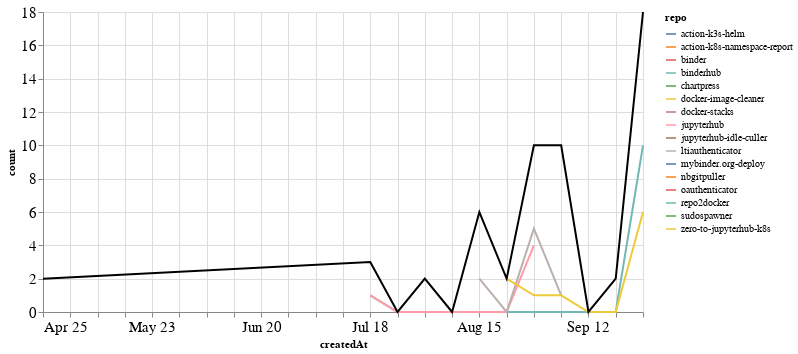

Notebook source saved alongside this figure:
### Markdown cell above
### PRs

### Code cell
prs_time = prs.groupby('repo').resample('W', on='createdAt').count()['author'].reset_index()
prs_time = prs_time.rename(columns={'author': 'count'})
prs_time_total = prs_time.groupby('createdAt').agg({"count": "sum"}).reset_index()

ch1 = alt.Chart(prs_time, width=600).mark_line().encode(
    x='createdAt',
    y='count',
    color='repo',
    tooltip="repo"
)

ch2 = alt.Chart(prs_time_total, width=600).mark_line(color="black").encode(
    x='createdAt',
    y='count',
)

ch1 + ch2

### Figure 1 — Vega-Lite specification as saved in the notebook (floating-point values rounded to 4 significant figures)
{"config": {"axisLeft": {"labelFontSize": 15}, "axisBottom": {"labelFontSize": 15}}, "layer": [{"data": {"name": "data-47788e02b21aa84be0de638459f67264"}, "mark": "line", "encoding": {"color": {"type": "nominal", "field": "repo"}, "tooltip": {"type": "nominal", "field": "repo"}, "x": {"type": "temporal", "field": "createdAt"}, "y": {"type": "quantitative", "field": "count"}}, "width": 600}, {"data": {"name": "data-27cb9e15c5b007dc70ceeac599017fda"}, "mark": {"type": "line", "color": "black"}, "encoding": {"x": {"type": "temporal", "field": "createdAt"}, "y": {"type": "quantitative", "field": "count"}}, "width": 600}], "$schema": "https://vega.github.io/schema/vega-lite/v4.8.1.json", "datasets": {"data-47788e02b21aa84be0de638459f67264": [{"repo": "action-k3s-helm", "createdAt": "2021-08-15T00:00:00", "count": 1}, {"repo": "action-k8s-namespace-report", "createdAt": "2021-09-26T00:00:00", "count": 1}, {"repo": "binder", "createdAt": "2021-04-25T00:00:00", "count": 1}, {"repo": "binderhub", "createdAt": "2021-07-18T00:00:00", "count": 1}, {"repo": "binderhub", "createdAt": "2021-07-25T00:00:00", "count": 0}, {"repo": "binderhub", "createdAt": "2021-08-01T00:00:00", "count": 0}, {"repo": "binderhub", "createdAt": "2021-08-08T00:00:00", "count": 0}, {"repo": "binderhub", "createdAt": "2021-08-15T00:00:00", "count": 0}, {"repo": "binderhub", "createdAt": "2021-08-22T00:00:00", "count": 0}, {"repo": "binderhub", "createdAt": "2021-08-29T00:00:00", "count": 0}, {"repo": "binderhub", "createdAt": "2021-09-05T00:00:00", "count": 0}, {"repo": "binderhub", "createdAt": "2021-09-12T00:00:00", "count": 0}, {"repo": "binderhub", "createdAt": "2021-09-19T00:00:00", "count": 0}, {"repo": "binderhub", "createdAt": "2021-09-26T00:00:00", "count": 10}, {"repo": "chartpress", "createdAt": "2021-08-01T00:00:00", "count": 1}, {"repo": "docker-image-cleaner", "createdAt": "2021-09-19T00:00:00", "count": 2}, {"repo": "docker-stacks", "createdAt": "2021-08-15T00:00:00", "count": 2}, {"repo": "jupyterhub", "createdAt": "2021-07-18T00:00:00", "count": 1}, {"repo": "jupyterhub", "createdAt": "2021-07-25T00:00:00", "count": 0}, {"repo": "jupyterhub", "createdAt": "2021-08-01T00:00:00", "count": 0}, {"repo": "jupyterhub", "createdAt": "2021-08-08T00:00:00", "count": 0}, {"repo": "jupyterhub", "createdAt": "2021-08-15T00:00:00", "count": 0}, {"repo": "jupyterhub", "createdAt": "2021-08-22T00:00:00", "count": 0}, {"repo": "jupyterhub", "createdAt": "2021-08-29T00:00:00", "count": 4}, {"repo": "jupyterhub-idle-culler", "createdAt": "2021-09-26T00:00:00", "count": 1}, {"repo": "ltiauthenticator", "createdAt": "2021-08-15T00:00:00", "count": 2}, {"repo": "ltiauthenticator", "createdAt": "2021-08-22T00:00:00", "count": 0}, {"repo": "ltiauthenticator", "createdAt": "2021-08-29T00:00:00", "count": 5}, {"repo": "ltiauthenticator", "createdAt": "2021-09-05T00:00:00", "count": 1}, {"repo": "mybinder.org-deploy", "createdAt": "2021-08-01T00:00:00", "count": 1}, {"repo": "nbgitpuller", "createdAt": "2021-09-05T00:00:00", "count": 8}, {"repo": "oauthenticator", "createdAt": "2021-08-15T00:00:00", "count": 1}, {"repo": "repo2docker", "createdAt": "2021-07-18T00:00:00", "count": 1}, {"repo": "sudospawner", "createdAt": "2021-04-25T00:00:00", "count": 1}, {"repo": "zero-to-jupyterhub-k8s", "createdAt": "2021-08-22T00:00:00", "count": 2}, {"repo": "zero-to-jupyterhub-k8s", "createdAt": "2021-08-29T00:00:00", "count": 1}, {"repo": "zero-to-jupyterhub-k8s", "createdAt": "2021-09-05T00:00:00", "count": 1}, {"repo": "zero-to-jupyterhub-k8s", "createdAt": "2021-09-12T00:00:00", "count": 0}, {"repo": "zero-to-jupyterhub-k8s", "createdAt": "2021-09-19T00:00:00", "count": 0}, {"repo": "zero-to-jupyterhub-k8s", "createdAt": "2021-09-26T00:00:00", "count": 6}], "data-27cb9e15c5b007dc70ceeac599017fda": [{"createdAt": "2021-04-25T00:00:00", "count": 2}, {"createdAt": "2021-07-18T00:00:00", "count": 3}, {"createdAt": "2021-07-25T00:00:00", "count": 0}, {"createdAt": "2021-08-01T00:00:00", "count": 2}, {"createdAt": "2021-08-08T00:00:00", "count": 0}, {"createdAt": "2021-08-15T00:00:00", "count": 6}, {"createdAt": "2021-08-22T00:00:00", "count": 2}, {"createdAt": "2021-08-29T00:00:00", "count": 10}, {"createdAt": "2021-09-05T00:00:00", "count": 10}, {"createdAt": "2021-09-12T00:00:00", "count": 0}, {"createdAt": "2021-09-19T00:00:00", "count": 2}, {"createdAt": "2021-09-26T00:00:00", "count": 18}]}}
